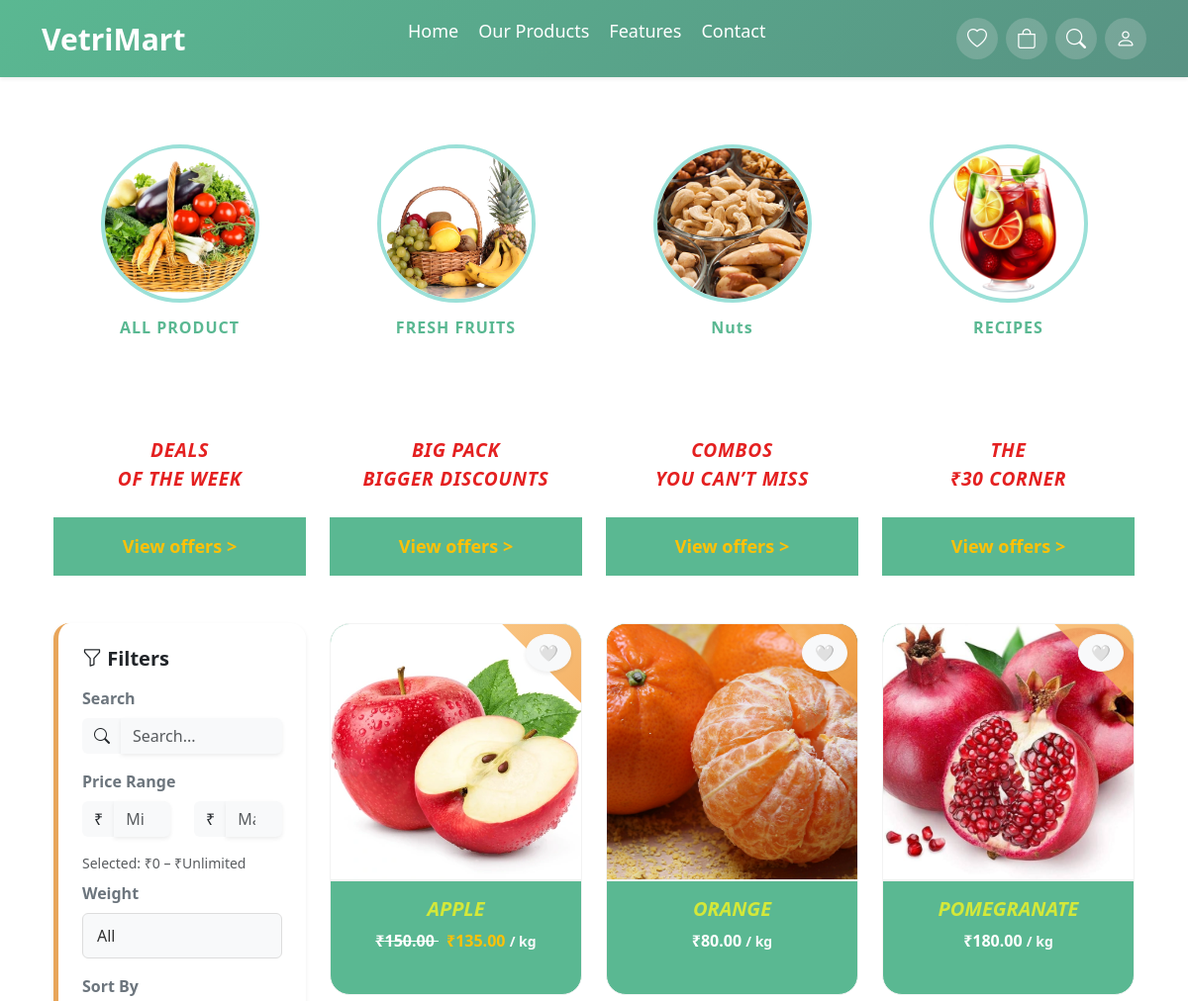
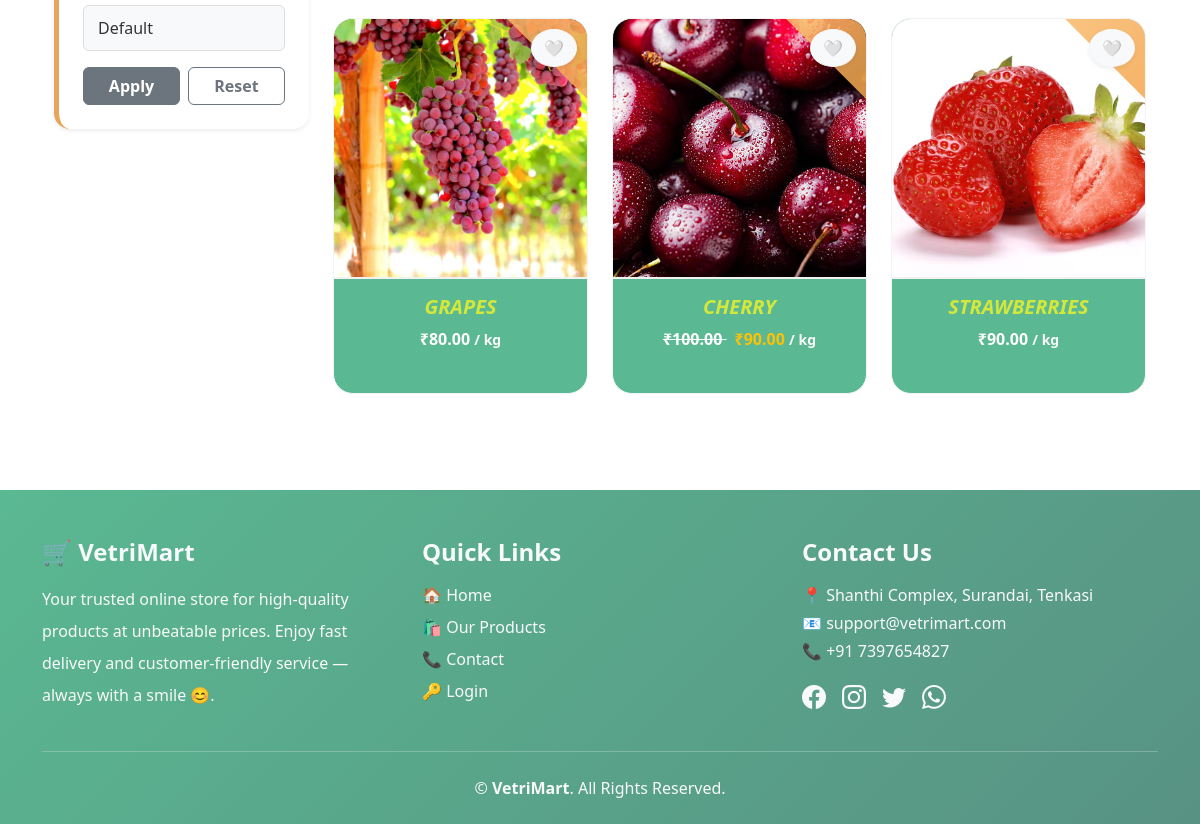
Screenshot of /our-products/?category=fruits with the database file from the repository (2 pictures, top to bottom).
### core/models.py (models this page shows, shortened)
class Product(models.Model):
    UNIT_CHOICES = [
        ("kg", "Kilogram"),
        ("g", "Gram"),
        ("litre", "Litre"),
        ("ml", "Millilitre"),
        ("piece", "Piece"),
        ("pack", "Pack"),
        ("dozen", "Dozen"),
    ]
    category = models.ForeignKey(
        Category,
        related_name='products',
        on_delete=models.CASCADE
    )
    vendor = models.ForeignKey(
        settings.AUTH_USER_MODEL,
        on_delete=models.CASCADE,
        null=True,
        blank=True,
        related_name='vendor_products'
    )
    title = models.CharField(max_length=200)
    description = models.TextField(blank=True, null=True)
    base_price = models.DecimalField(max_digits=8, decimal_places=2)
    image = models.ImageField(upload_to='products/')
    unit = models.CharField(
        max_length=20,
        choices=UNIT_CHOICES,
        default="kg",
        help_text="Select the measurement unit for this product"
    )
    weight_options = models.CharField(
        max_length=200,
        default="500G,1KG,2KG",
        help_text="Comma-separated weight options such as 500G,1KG,2KG,500ML,1L"
    )
    wishlist_users = models.ManyToManyField(
        settings.AUTH_USER_MODEL,
        related_name='wishlist',
        blank=True
    )
    is_offer = models.BooleanField(
        default=False,
        help_text="Mark this product as an offer"
    )
    discount_percent = models.PositiveIntegerField(
        default=0,
        help_text="Enter discount percentage (e.g. 20 for 20%)"
    )
    offer_start = models.DateTimeField(
        null=True,
        blank=True,
        help_text="When the offer starts"
    )
    offer_end = models.DateTimeField(
        null=True,
        blank=True,
        help_text="When the offer ends"
    )
    def get_absolute_url(self):
        return reverse('product_detail', args=[self.category.id, self.id])
    @property
    def discounted_price(self):
        if self.is_offer_active:
            discount = (self.base_price * self.discount_percent) / 100
            return round(self.base_price - discount, 2)
        return self.base_price
    @property
    def is_offer_active(self):
        if not self.is_offer:
            return False
        now = timezone.now()
        if self.offer_start and self.offer_end:
            return self.offer_start <= now <= self.offer_end
        return True

### core/views.py (the view)
# urls.py: path('our-products/', views.our_products, name='our_products'),
def our_products(request):
    products = Product.objects.all()
    categories = Category.objects.all()
    keyword = request.GET.get('q', '').strip()
    min_price = request.GET.get('min_price')
    max_price = request.GET.get('max_price')
    weight_filter = request.GET.get('weight', '').strip()
    category_param = request.GET.get('category', '').strip()
    sort = request.GET.get('sort', '').strip()
    selected_category = None
    if category_param and category_param.lower() != "none":
        selected_category = Category.objects.filter(name__iexact=category_param).first()
        if selected_category:
            products = products.filter(category=selected_category)
    if keyword:
        products = products.filter(
            Q(title__icontains=keyword) |
            Q(description__icontains=keyword) |
            Q(category__name__icontains=keyword)
        )
    if min_price:
        products = products.filter(base_price__gte=min_price)
    if max_price:
        products = products.filter(base_price__lte=max_price)
    if weight_filter:
        products = products.filter(weight_options__icontains=weight_filter)
    if sort == "price_asc":
        products = products.order_by("base_price")
    elif sort == "price_desc":
        products = products.order_by("-base_price")
    elif sort == "name_asc":
        products = products.order_by("title")
    elif sort == "name_desc":
        products = products.order_by("-title")
    if request.user.is_authenticated:
        wishlist_ids = request.user.wishlist.values_list('id', flat=True)
        for product in products:
            product.in_wishlist = product.id in wishlist_ids
    else:
        for product in products:
            product.in_wishlist = False
    return render(request, 'core/our_products.html', {
        'products': products,
        'categories': categories,
        'keyword': keyword,
        'min_price': min_price or '',
        'max_price': max_price or '',
        'weight_filter': weight_filter,
        'selected_category': selected_category.name if selected_category else None,
        'sort': sort,
    })

### core/context_processors.py (called while the page is built)
def guest_wishlist(request):
    wishlist = request.session.get("wishlist", [])
    return {
        "guest_wishlist_ids": wishlist
    }

### core/templates/core/our_products.html (shortened to what this page needs)
{% extends 'core/base.html' %}
{% load static %}
{% load wishlist_tags %}
{% block extra_css %}
<link rel="stylesheet" href="{% static 'css/our_product.css' %}" />
{% endblock %}
{% block content %}
<div class="container my-5">
  <div class="row justify-content-center text-center g-4 category-row">
    <div class="col-6 col-md-3">
      <a href="?category=all" class="category-box">
        <img src="{% static 'images/veg1.png' %}" class="category-img">
        <h6 class="category-title mt-3">ALL PRODUCT</h6>
      </a>
    </div>
    <div class="col-6 col-md-3">
      <a href="?category=fruits" class="category-box">
        <img src="{% static 'images/fruit.avif' %}" class="category-img">
        <h6 class="category-title mt-3">FRESH FRUITS</h6>
      </a>
    </div>
    <div class="col-6 col-md-3">
      <a href="?category=Nuts" class="category-box">
        <img src="{% static 'images/image1.jpg' %}" class="category-img">
        <h6 class="category-title mt-3">Nuts</h6>
      </a>
    </div>
    <div class="col-6 col-md-3">
      <a href="?category=Drink" class="category-box">
        <img src="{% static 'images/drink2.png' %}" class="category-img">
        <h6 class="category-title mt-3">RECIPES</h6>
      </a>
    </div>
  </div>
</div>
<div class="container my-5">
  <div class="row g-4">
    <div class="col-md-3 col-sm-6">
      <div class="offer-card left-anim text-center">
        <div class="offer-headers text-white fw-bold py-4 rounded-top">
          DEALS <br> OF THE WEEK
        </div>
        <div class="offer-body py-3">
          <a href="{% url 'offers_page' %}" class="text-warning text-decoration-none fw-semibold">
            View offers &gt;
          </a>
        </div>
      </div>
    </div>
    <div class="col-md-3 col-sm-6">
      <div class="offer-card left-anim text-center">
        <div class="offer-headers text-white fw-bold py-4 rounded-top">
          BIG PACK <br> BIGGER DISCOUNTS
        </div>
        <div class="offer-body py-3">
          <a href="{% url 'offers_page' %}" class="text-warning text-decoration-none fw-semibold">
            View offers &gt;
          </a>
        </div>
      </div>
    </div>
    <div class="col-md-3 col-sm-6">
      <div class="offer-card right-anim text-center">
        <div class="offer-headers text-white fw-bold py-4 rounded-top">
          COMBOS <br> YOU CAN’T MISS
        </div>
        <div class="offer-body py-3">
          <a href="{% url 'offers_page' %}" class="text-warning text-decoration-none fw-semibold">
            View offers &gt;
          </a>
        </div>
      </div>
    </div>
    <div class="col-md-3 col-sm-6">
      <div class="offer-card right-anim text-center">
        <div class="offer-headers text-white fw-bold py-4 rounded-top">
          THE <br> ₹30 CORNER
        </div>
        <div class="offer-body py-3">
          <a href="{% url 'offers_page' %}" class="text-warning text-decoration-none fw-semibold">
            View offers &gt;
          </a>
        </div>
      </div>
    </div>
  </div>
</div>
<div class="container my-5">
  <div class="row">
    <div class="col-lg-3 col-md-4">
      <div class="filter-box shadow-sm rounded-4 p-4">
        <h5 class="fw-bold mb-3">
          <i class="bi bi-funnel"></i> Filters
        </h5>
        <form method="get">
          <label class="form-label fw-semibold text-secondary">Search</label>
          <div class="input-group mb-3">
            <span class="input-group-text bg-light border-0">
              <i class="bi bi-search"></i>
            </span>
            <input type="text" name="q" class="form-control shadow-sm border-0 bg-light"
                   placeholder="Search..." value="{{ keyword }}">
          </div>
          <label class="form-label fw-semibold text-secondary">Price Range</label>
<div class="row mb-3">
  <div class="col-6">
    <div class="input-group">
      <span class="input-group-text bg-light border-0">₹</span>
      <input type="number" name="min_price"
             class="form-control shadow-sm border-0 bg-light"
             placeholder="Min"
             value="{{ min_price }}">
    </div>
  </div>
  <div class="col-6">
    <div class="input-group">
      <span class="input-group-text bg-light border-0">₹</span>
      <input type="number" name="max_price"
             class="form-control shadow-sm border-0 bg-light"
             placeholder="Max"
             value="{{ max_price }}">
    </div>
  </div>
</div>
<p class="text-muted small mb-2">
  Selected: ₹{{ min_price|default:"0" }} – ₹{{ max_price|default:"Unlimited" }}
</p>
          <label class="form-label fw-semibold text-secondary">Weight</label>
          <label class="form-label fw-semibold text-secondary">Sort By</label>
          <div class="d-flex gap-2 mt-3">
            <button type="submit" class="btn btn-secondary fw-semibold w-50">Apply</button>
            <a href="{% url 'our_products' %}" class="btn btn-outline-secondary fw-semibold w-50">Reset</a>
          </div>
        </form>
      </div>
    </div>
    <div class="col-lg-9 col-md-8">
  {% if products %}
    <div class="row row-cols-1 row-cols-md-3 g-4">
      {% for product in products %}
      <div class="col animate-card">
        <div class="pro-card position-relative">
         <form action="{% url 'toggle_wishlist' product.id %}" method="post" class="wishlist-btn">
    <button class="btn btn-light rounded-circle shadow-sm">
        {% if user.is_authenticated %}
            {% if product|in_user_wishlist:user %}
                ❤️
            {% else %}
                🤍
            {% endif %}
        {% else %}
            {% if product.id in guest_wishlist_ids %}
                ❤️
            {% else %}
                🤍
            {% endif %}
        {% endif %}
    </button>
</form>
          <a href="{{ product.get_absolute_url }}">
            <img src="{{ product.image.url }}" class="pro-img" alt="">
          </a>
          <div class="p-3 text-center">
            <h5 class="fw-light text-uppercase fw-bold fst-italic" style="color: #d3e83aff;">
              {{ product.title }}
            </h5>
            {% if product.is_offer_active %}
  <p class="text-white fw-bold">
    <span class="text-decoration-line-through text-light-50 me-2">
      ₹{{ product.base_price|floatformat:2 }}
    </span>
    <span class="text-warning">₹{{ product.discounted_price|floatformat:2 }}</span>
    <span class="small text-light">/ {{ product.unit }}</span>
  </p>
{% else %}
  <p class="text-white fw-bold">
    ₹{{ product.base_price|floatformat:2 }}
    <span class="small text-light">/ {{ product.unit }}</span>
  </p>
{% endif %}
          </div>
        </div>
      </div>
      {% endfor %}
    </div>
  {% else %}
    <div class="text-center py-5">
      <h4 class="fw-bold text-danger">No products found</h4>
      <p class="text-muted">Try adjusting your filters or click Reset.</p>
    </div>
  {% endif %}
</div>
  </div>
</div>
{% endblock %}

### core/static/css/our_product.css (style rules this page uses)
.category-box { text-decoration: none; color: #fff; }
.category-img { width: 160px; height: 160px; object-fit: cover; border-radius: 50%; border: 4px solid #9be0d8; transition: 0.35s ease; }
.category-title { font-size: 1rem; font-weight: 700; letter-spacing: 1px; color: #5ab892 !important; }
.category-row { padding: 20px 0; }
.offer-headers { font-style: italic; color: #e42020 !important; font-size: 1.2rem; letter-spacing: 0.7px; padding: 1.4rem 1rem; text-transform: uppercase; transition: 0.3s ease; }
.offer-card { opacity: 0; animation-duration: 0.9s; animation-fill-mode: forwards; animation-timing-function: ease-out; }
.offer-card.left-anim { animation-name: slideFromLeft; }
.offer-card.right-anim { animation-name: slideFromRight; }
.offer-card.left-anim:nth-child(1), .offer-card.right-anim:nth-child(3) { animation-delay: 0.1s; }
.offer-body { font-size: 18px; padding: 1.2rem 1rem; background-color: #5ab892; }
.offer-body a { color: #000; font-weight: 600; text-decoration: none; transition: color 0.3s ease; }
.filter-box { background: #ffffff; border-radius: 20px; border-left: 5px solid #e8a55a; transition: 0.3s ease; }
.filter-box { position: sticky; top: 100px; z-index: 10; }
.pro-card { background-color: #5ab892; border-radius: 20px; overflow: hidden; border: 1px solid #f3f3f3; position: relative; padding-bottom: 10px; transition: transform .35s ease, box-shadow .35s ease; }
.pro-card::before { content: ""; position: absolute; top: 0; right: 0; width: 80px; height: 80px; background: linear-gradient(135deg, #f8b96a, #f3a54c); clip-path: polygon(100% 0, 0 0, 100% 100%); opacity: 0.85; }
.wishlist-btn { position: absolute; top: 10px; right: 10px; z-index: 10; }
.pro-img { height: 260px; width: 100%; object-fit: cover; border-bottom: 2px solid #f1f1f1; transition: 0.3s ease; }
.animate-card { opacity: 0; animation: slideUp 0.8s forwards ease-out; }

### rows the page displays
Product: image (picture), title "APPLE", base_price "150.00", discounted_price "135.00", unit "kg"
Product: image (picture), title "ORANGE", base_price "80.00", unit "kg"
Product: image (picture), title "POMEGRANATE", base_price "180.00", unit "kg"
Product: image (picture), title "GRAPES", base_price "80.00", unit "kg"
Product: image (picture), title "CHERRY", base_price "100.00", discounted_price "90.00", unit "kg"
Product: image (picture), title "STRAWBERRIES", base_price "90.00", unit "kg"

### other values shown
{{ min_price|default:"0" }} "0"
{{ max_price|default:"Unlimited" }} "Unlimited"
